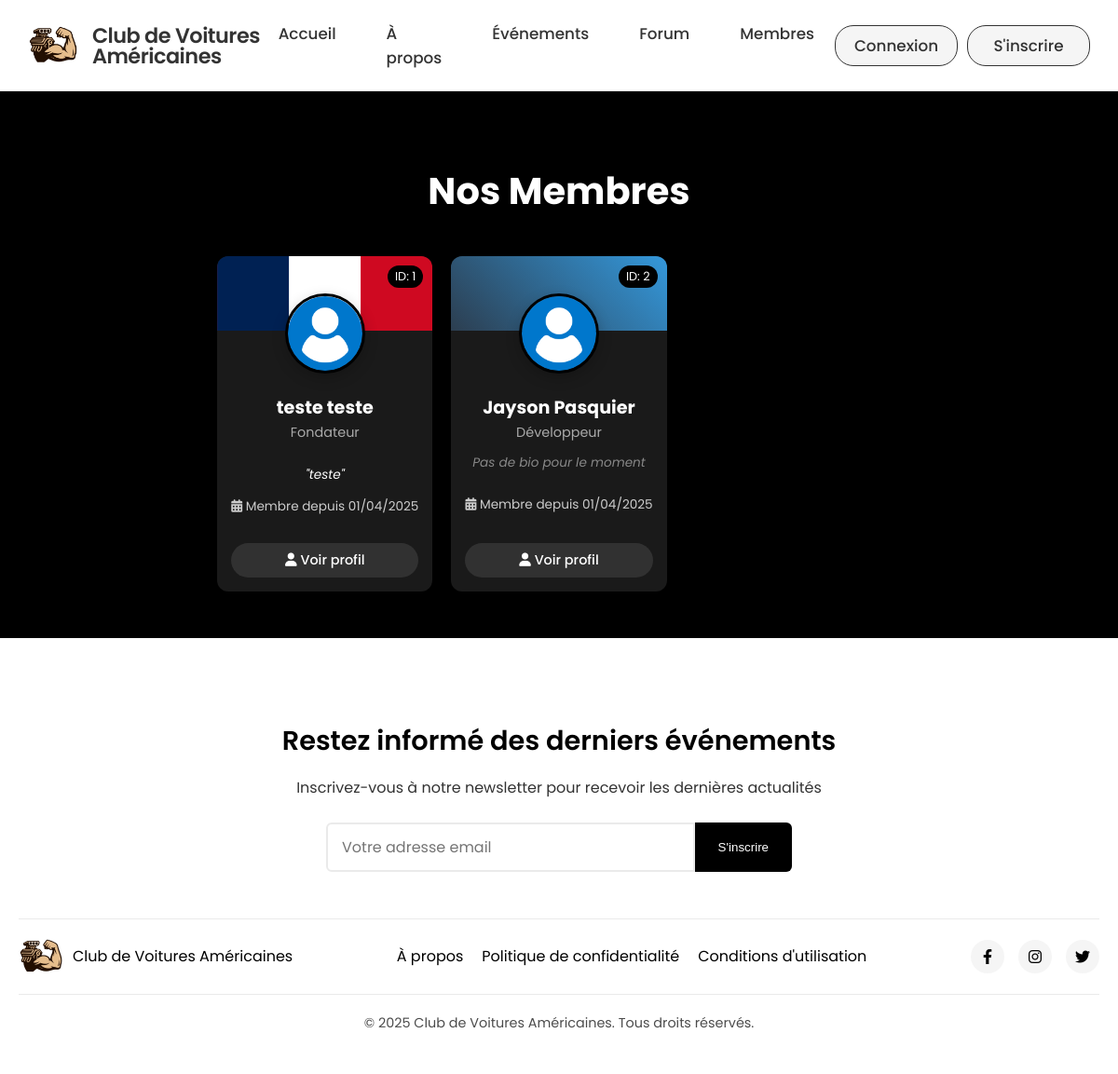
/accounts/members/, run on the app's committed database.
### v1/backend/core/models.py (models this page shows, shortened)
class ClubInfo(models.Model):
    name = models.CharField(max_length=100, default="Club de Voitures Américaines", verbose_name="Nom")
    description = models.TextField(verbose_name="Description")
    founder_info = models.TextField(blank=True, null=True, verbose_name="Informations sur le fondateur")
    cofounder_info = models.TextField(blank=True, null=True, verbose_name="Informations sur le co-fondateur")
    email = models.EmailField(blank=True, null=True, verbose_name="Email")
    phone = models.CharField(max_length=20, blank=True, null=True, verbose_name="Téléphone")
    instagram = models.CharField(max_length=100, blank=True, null=True)
    facebook = models.CharField(max_length=100, blank=True, null=True)
    twitter = models.CharField(max_length=100, blank=True, null=True)
    class Meta:
        verbose_name = "Information du Club"
        verbose_name_plural = "Informations du Club"

### v1/backend/accounts/models.py (models this page shows, shortened)
class UserProfile(models.Model):
    ROLE_CHOICES = (
        ('founder', 'Fondateur'),
        ('co-founder', 'Co-Fondateur'),
        ('member', 'Membre'),
        ('developer', 'Développeur'),
    )
    user = models.OneToOneField(User, on_delete=models.CASCADE, related_name='profile')
    profile_image = models.ImageField(upload_to='profile_images/', default='profile_images/default.png')
    member_id = models.PositiveIntegerField(unique=True)
    role = models.CharField(max_length=20, choices=ROLE_CHOICES, default='member')
    is_approved = models.BooleanField(default=False)
    date_created = models.DateTimeField(auto_now_add=True)
    last_login = models.DateTimeField(blank=True, null=True)
    instagram = models.CharField(max_length=100, blank=True, null=True)
    facebook = models.CharField(max_length=100, blank=True, null=True)
    twitter = models.CharField(max_length=100, blank=True, null=True)
    bio = models.TextField(blank=True, null=True, verbose_name="Biographie")
    banner_image = models.ImageField(upload_to='banner_images/', blank=True, null=True, verbose_name="Image de bannière")
    banner_color = models.CharField(max_length=20, blank=True, null=True, default="#2c3e50", verbose_name="Couleur de bannière")
    banner_approved = models.BooleanField(default=False, verbose_name="Bannière approuvée")
    def get_banner_style(self):
        if self.banner_approved and self.banner_image:
            return f"background-image: url('{self.banner_image.url}'); background-size: cover; background-position: center;"
        elif self.banner_approved and self.banner_color:
            return f"background-color: {self.banner_color};"
        else:
            return "background: linear-gradient(45deg, #2c3e50, #3498db);" # Style par défaut

### v1/backend/accounts/views.py (the view)
# urls.py: path('members/', views.members_list, name='members_list'),
def members_list(request):
    members = UserProfile.objects.filter(is_approved=True).order_by('member_id')
    debug = False
    if debug:
        print(f"Total members found: {members.count()}")
        for member in members:
            print(f"Member ID: {member.member_id}, Username: {member.user.username}, Approved: {member.is_approved}")
    return render(request, 'accounts/members_list.html', {
        'members': members,
        'debug': debug
    })

### v1/backend/core/context_processors.py (called while the page is built)
def club_info(request):
    try:
        info = ClubInfo.objects.first()
    except:
        info = None
    return {'global_club_info': info}

### v1/backend/templates/accounts/members_list.html (shortened to what this page needs)
{% extends 'base/base.html' %}
{% block content %}
<div class="members-page" style="max-width: 1400px; margin: 50px auto; padding: 0 20px;">
    <h1 style="text-align: center; margin-bottom: 40px; font-size: 2.5rem;">Nos Membres</h1>
    <div class="members-grid">
        {% if members %}
            {% for member in members %}
                <div class="member-card-container">
                    <a href="{% url 'user_profile' member.user.username %}" class="member-card-link">
                        <div class="member-card">
                            <div class="member-header">
                                <div class="member-cover" style="{{ member.get_banner_style }}"></div>
                                <div class="member-image">
                                    <img src="{{ member.profile_image.url }}"
                                         alt="{{ member.user.get_full_name }}"
                                         onerror="this.onerror=null; this.src='/static/img/default-avatar.png';">
                                </div>
                                <div class="member-id-badge">
                                    ID: {{ member.member_id }}
                                </div>
                            </div>
                            <div class="member-info">
                                <h2>{{ member.user.get_full_name }}</h2>
                                <p class="member-role">{{ member.get_role_display }}</p>
                                {% if member.bio %}
                                    <p class="member-bio">"{{ member.bio|truncatechars:100 }}"</p>
                                {% endif %}
                                <div class="member-since">
                                    <i class="fas fa-calendar-alt"></i> Membre depuis {{ member.date_created|date:"d/m/Y" }}
                                </div>
                                <div class="view-profile-btn">
                                    <i class="fas fa-user"></i> Voir profil
                                </div>
                            </div>
                        </div>
                    </a>
                </div>
            {% endfor %}
        {% else %}
            <div class="no-members-message">
                <i class="fas fa-users"></i>
                <h3>Aucun membre approuvé pour le moment</h3>
                <p>Les membres approuvés apparaîtront ici.</p>
            </div>
        {% endif %}
    </div>
</div>
{% endblock %}

### v1/backend/templates/base/base.html (shortened to what this page needs)
<!DOCTYPE html>
<html lang="fr">
<head>
    <link href="https://cdnjs.cloudflare.com/ajax/libs/font-awesome/6.0.0/css/all.min.css" rel="stylesheet">
    <link href="/static/css/style.css" rel="stylesheet">
</head>
<body>
    <nav>
        <div class="nav-left">
            <img src="/static/img/logo.png" alt="logo">
            <span class="nav-title">{% if global_club_info %}{{ global_club_info.name }}{% else %}Club de Voitures Américaines{% endif %}</span>
        </div>
        <div class="nav-center">
            <a href="{% url 'home' %}" class="{% if request.path == '/' %}active{% endif %}">Accueil</a>
            <a href="{% url 'about' %}" class="{% if 'about' in request.path %}active{% endif %}">À propos</a>
            <a href="{% url 'events' %}" class="{% if 'events' in request.path %}active{% endif %}">Événements</a>
            <a href="{% url 'forum:forum_home' %}" class="{% if active_forum or 'forum' in request.path %}active{% endif %}">Forum</a>
            <a href="{% url 'members_list' %}" class="{% if 'members' in request.path %}active{% endif %}">Membres</a>
        </div>
        <div class="nav-right">
            {% if user.is_authenticated %}
                <a href="{% url 'profile' %}">{{ user.username }}</a>
            {% else %}
                <a href="{% url 'login' %}" class="nav-btn login-btn">Connexion</a>
                <a href="{% url 'signup_request' %}" class="nav-btn signup-btn">S'inscrire</a>
            {% endif %}
        </div>
    </nav>
    {% block content %}{% endblock %}
    <footer>
        <div class="footer-container">
            <div class="newsletter">
                <h3>Restez informé des derniers événements</h3>
                <p>Inscrivez-vous à notre newsletter pour recevoir les dernières actualités</p>
                <form class="newsletter-form" method="post" action="{% url 'newsletter_signup' %}">
                    <input type="email" name="email" placeholder="Votre adresse email" required>
                    <button type="submit">S'inscrire</button>
                </form>
            </div>
            <div class="footer-info">
                <div class="footer-logo">
                    <img src="/static/img/logo.png" alt="logo" class="footer-logo-img">
                    <span>{% if global_club_info %}{{ global_club_info.name }}{% else %}Club de Voitures Américaines{% endif %}</span>
                </div>
                <div class="footer-links">
                    <a href="{% url 'about' %}">À propos</a>
                    <a href="#">Politique de confidentialité</a>
                    <a href="#">Conditions d'utilisation</a>
                </div>
                <div class="social-links">
                    <a href="#" aria-label="Facebook"><i class="fab fa-facebook-f"></i></a>
                    <a href="#" aria-label="Instagram"><i class="fab fa-instagram"></i></a>
                    <a href="#" aria-label="Twitter"><i class="fab fa-twitter"></i></a>
                </div>
            </div>
            <div class="copyright">
                <p>&copy; {% now "Y" %} {% if global_club_info %}{{ global_club_info.name }}{% else %}Club de Voitures Américaines{% endif %}. Tous droits réservés.</p>
            </div>
        </div>
    </footer>
</body>
</html>

### v1/backend/static/css/style.css (style rules this page uses)
:root { --main-dark: #0e0f10; --secondary-dark: #1a1c1e; --accent: #ff3838; --text-light: #f8f9fa; --text-secondary: #adb5bd; --event-date-bg: #ff3838; }
html, body { height: 100%; }
body { margin: 0; padding: 0; background-color: black; color: white; font-family: 'Poppins', sans-serif; display: flex; flex-direction: column; }
nav { display: flex; justify-content: space-between; align-items: center; padding: 15px 30px; background-color: white; box-shadow: 0 2px 10px rgba(0, 0, 0, 0.1); position: sticky; top: 0; z-index: 100; }
.nav-left { display: flex; align-items: center; gap: 15px; }
.nav-left img { height: 45px; width: auto; object-fit: contain; display: block; }
.nav-title { font-weight: 600; font-size: 1.4em; color: #333; letter-spacing: -0.5px; display: flex; align-items: center; line-height: 1; }
.nav-center { display: flex; gap: 30px; }
.nav-right { display: flex; }
nav a { text-decoration: none; color: #333; font-weight: 500; font-size: 1.05rem; padding: 8px 12px; border-radius: 4px; position: relative; transition: all 0.2s ease; }
nav a::after { content: ''; position: absolute; width: 0; height: 2px; bottom: 0; left: 50%; background-color: #333; transition: all 0.3s ease; }
.nav-right a { background-color: #f5f5f5; padding: 8px 15px; border-radius: 20px; font-weight: 500; transition: all 0.3s ease; }
.nav-btn { padding: 8px 15px; margin-left: 10px; border-radius: 20px; font-weight: 500; transition: all 0.3s ease; text-align: center; display: inline-block; min-width: 100px; }
.login-btn { background-color: transparent; border: 1px solid #333; }
.signup-btn { background-color: transparent; border: 1px solid #333; }
footer { background-color: white; color: black; padding: 60px 0 30px; width: 100%; margin-top: auto; }
.footer-container { max-width: 1300px; margin: 0 auto; padding: 0 20px; }
.newsletter { text-align: center; max-width: 600px; margin: 0 auto 50px; }
.newsletter h3 { font-size: 1.8rem; font-weight: 600; margin-bottom: 15px; }
.newsletter p { font-size: 1rem; margin-bottom: 25px; opacity: 0.8; }
.newsletter-form { display: flex; max-width: 500px; margin: 0 auto; }
.newsletter-form input { flex: 1; padding: 12px 15px; border: 2px solid #eaeaea; border-radius: 6px 0 0 6px; font-size: 1rem; font-family: inherit; transition: border-color 0.3s ease; }
.newsletter-form button { background-color: black; color: white; border: none; padding: 12px 25px; border-radius: 0 6px 6px 0; font-weight: 500; cursor: pointer; transition: background-color 0.3s ease; }
.footer-info { display: flex; justify-content: space-between; align-items: center; flex-wrap: wrap; padding: 20px 0; border-top: 1px solid #eaeaea; border-bottom: 1px solid #eaeaea; margin-bottom: 20px; }
.footer-logo { display: flex; align-items: center; gap: 10px; }
.footer-logo-img { height: 40px; width: auto; }
.footer-links { display: flex; gap: 20px; }
.footer-links a { color: black; text-decoration: none; transition: color 0.3s ease; }
.social-links { display: flex; gap: 15px; }
.social-links a { display: inline-flex; align-items: center; justify-content: center; width: 36px; height: 36px; border-radius: 50%; background-color: #f5f5f5; color: black; text-decoration: none; transition: background-color 0.3s ease, transform 0.3s ease; }
.copyright { text-align: center; font-size: 0.9rem; opacity: 0.7; }

### v1/backend/templates/base/base.html (style rules this page uses)
body.page-transition { animation: fadeIn 0.5s ease-in-out; }

### data on the page
ClubInfo: name "Club de Voitures Américaines"
UserProfile: get_banner_style (picture), profile_image (placeholder picture), member_id "1", user.get_full_name "teste teste", role "Fondateur", bio "teste", date_created "01/04/2025"
UserProfile: banner_approved False (drawn), profile_image (placeholder picture), member_id "2", user.get_full_name "Jayson Pasquier", role "Développeur", date_created "01/04/2025"
